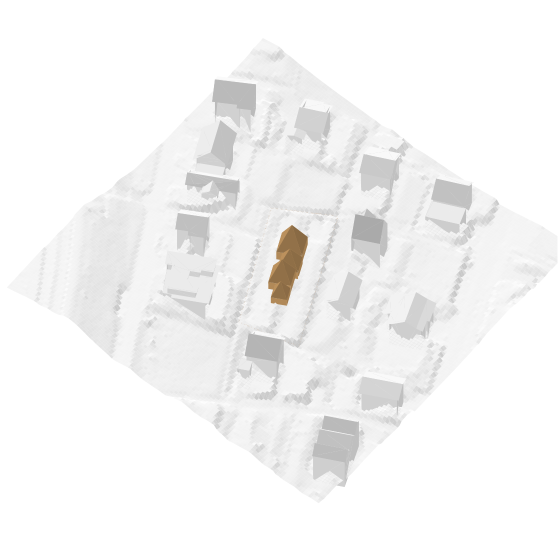
#> input picture render-scratch/2623/situation_schraeg/2623_OBR_variante_R_axo.png, 1120 x 1120 px, found by its file name (shown at 1/2 size)
$ python compose_schraeg.py
#> lines starting #> are read from the running program, lines starting #| are printed output that depends on the picture
#> `c = Image.new('RGB', (W, H), WHITE)`: c: PIL image 1702x900 RGB; every value is 255
#!/usr/bin/env python3
# -*- coding: utf-8 -*-
from PIL import Image, ImageDraw, ImageFont, ImageChops
from pathlib import Path

R = Path("/Volumes/daten/jans-ai-hub/render-scratch/2623/situation_schraeg/render")
OUT = Path("/Volumes/daten/jans-ai-hub/render-scratch/2623/2623_Variante_Schraegdach_Oberrieden.png")
W, H = 1702, 900
WHITE=(255,255,255); INK=(40,40,40); GREY=(110,110,110); ROT=(150,33,51)

def font(sz, bold=False):
#> called with sz = 27, bold = True
    for c in (["/System/Library/Fonts/Supplemental/Arial Bold.ttf"] if bold else ["/System/Library/Fonts/Supplemental/Arial.ttf"]) + ["/System/Library/Fonts/Helvetica.ttc"]:
        try: return ImageFont.truetype(c, sz)
        except Exception: pass
    return ImageFont.load_default()

def trim(im, pad=14):
    rgb=im.convert("RGB"); bg=Image.new("RGB",rgb.size,WHITE)
    bb=ImageChops.difference(rgb,bg).getbbox()
    if not bb: return rgb
    l,t,r,b=bb
    return rgb.crop((max(0,l-pad),max(0,t-pad),min(rgb.width,r+pad),min(rgb.height,b+pad)))

def fit(im,bw,bh):
    s=min(bw/im.width,bh/im.height)
    return im.resize((int(im.width*s),int(im.height*s)),Image.LANCZOS)

c=Image.new("RGB",(W,H),WHITE); d=ImageDraw.Draw(c)
d.text((40,24),"2623 Oberrieden · Parzelle 4100 · Variante Schrägdach (Konzept)",font=font(27,True),fill=INK)
d.text((40,62),"Cluster steiler Walmdach-Pavillons, monochrom in Karminrot · Hausarchetyp modern abstrahiert nach Referenz «89° Komorow»",font=font(19),fill=GREY)
d.text((40,86),"4 Pavillons · Dachneigung ~64–66° · Footprint ~220 m² · giebelseitige Fassadenhöhe bis 13.0 m zulässig (BO Oberrieden, Variante Schrägdach)",font=font(19),fill=GREY)
# Farbtupfer
d.rectangle((40,118,66,140),fill=ROT)
d.text((74,118),"Referenzfarbe Karminrot",font=font(17),fill=GREY)

top=158
labels=["Axonometrie — Übersicht","Vogelschau — Cluster im Kontext"]
srcs=[trim(Image.open(R/"2623_OBR_variante_R_axo.png")),trim(Image.open(R/"2623_OBR_variante_R_axo2.png"))]
#> in trim, `bg = Image.new('RGB', rgb.size, WHITE)`: bg: PIL image 1120x1120 RGB; every value is 255
#> in trim, `bb=ImageChops.difference(rgb,bg).getbbox()`: bb = (13, 76, 1115, 1007)
#> in trim, `l,t,r,b=bb`: l = 13; t = 76; r = 1115; b = 1007
#> in trim, `return rgb.crop((max(0,l-pad),max(0,t-pad),min(rgb.width,r+pad),min(rg..`:
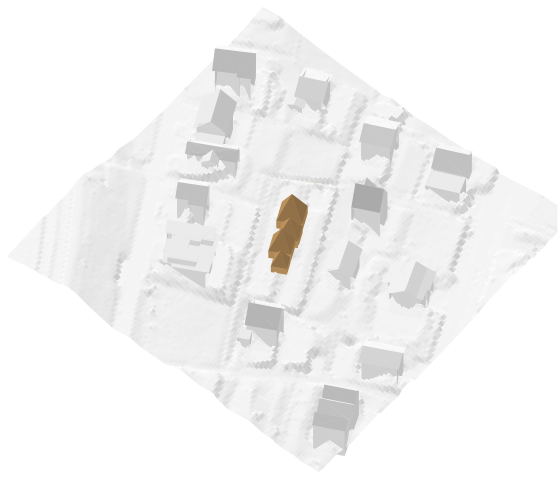
#> returned value: PIL image 1120x959 RGB (shown at 1/2 size); mean R, G, B 243.4, 243.2, 242.9
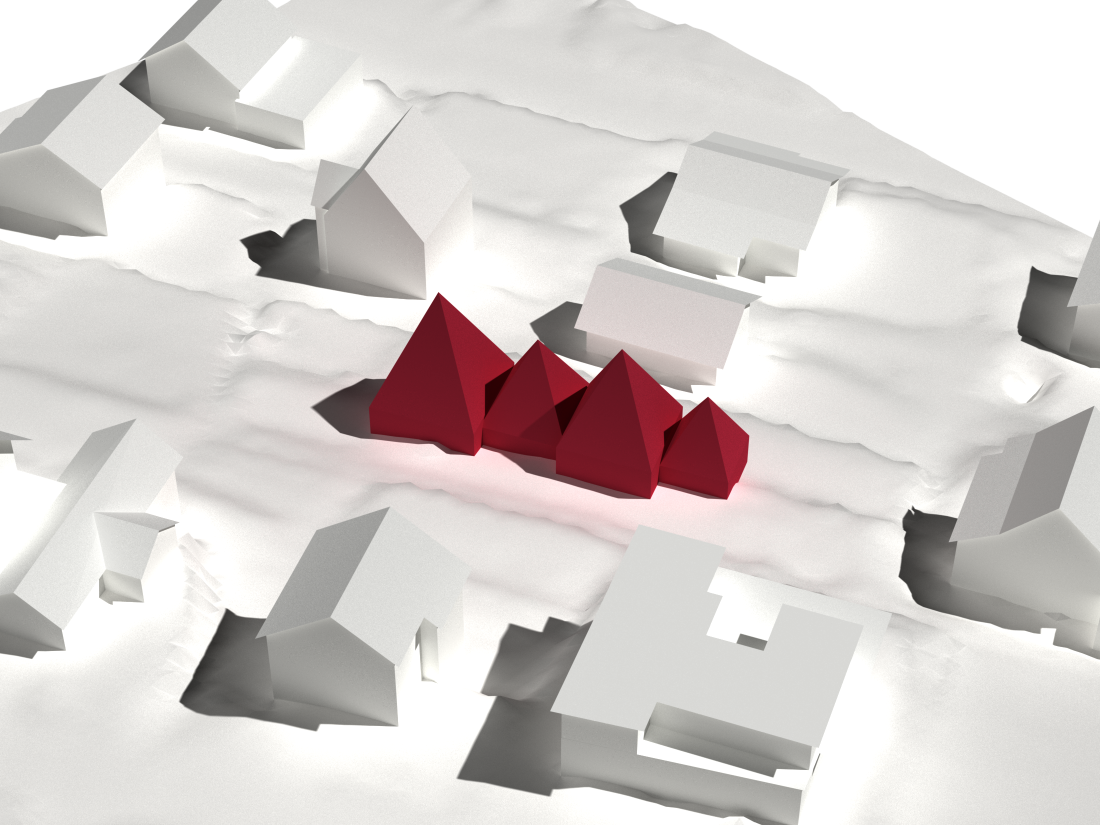
#> input picture render-scratch/2623/situation_schraeg/render/2623_OBR_variante_R_axo2.png, 2200 x 1650 px, found by its file name (shown at 1/2 size)
#> in trim, rgb is the input picture: PIL image 2200x1650 RGB; mean R, G, B 213.3, 207.3, 205.2
#> in trim (call 2), `bg = Image.new('RGB', rgb.size, WHITE)`: bg: PIL image 2200x1650 RGB; every value is 255
gap=34; pw=(W-2*40-gap)//2; ph=H-top-30
for i,(im,lbl) in enumerate(zip(srcs,labels)):
    px=40+i*(pw+gap)
    d.text((px+4,top),lbl,font=font(22,True),fill=INK)
    f=fit(im,pw,ph-36)
    c.paste(f,(px+(pw-f.width)//2, top+36+(ph-36-f.height)//2))
#> this loop made 2 passes
#> (lbl, px, s in fit) on passes 1 to 2: ('Axonometrie — Übersicht', 40, 0.705), ('Vogelschau — Cluster im Kontext', 868, 0.361)
#> pass 1, `f=fit(im,pw,ph-36)`:
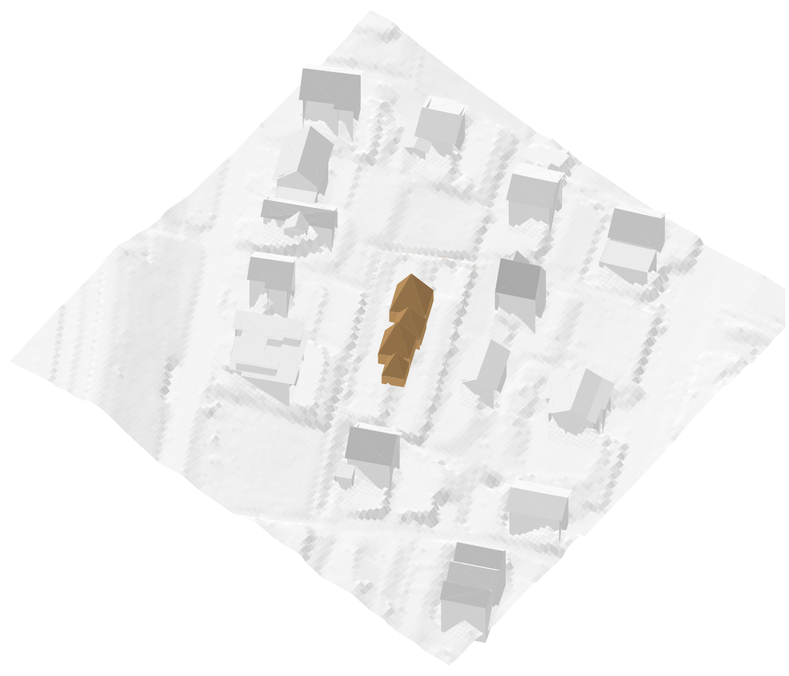
#> f: PIL image 789x676 RGB; mean R, G, B 243.4, 243.2, 242.9
#> pass 2, `f=fit(im,pw,ph-36)`:
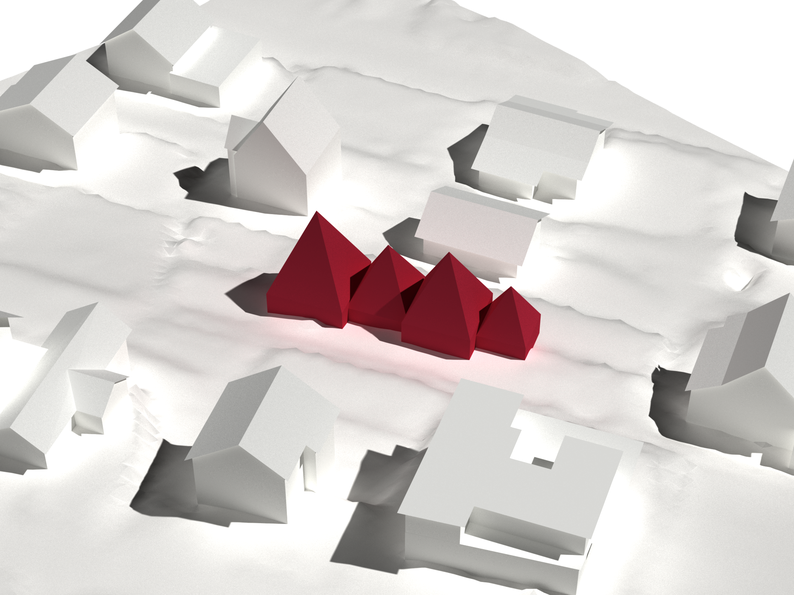
#> f: PIL image 794x595 RGB; mean R, G, B 213.2, 207.2, 205.2
#> after the loop:
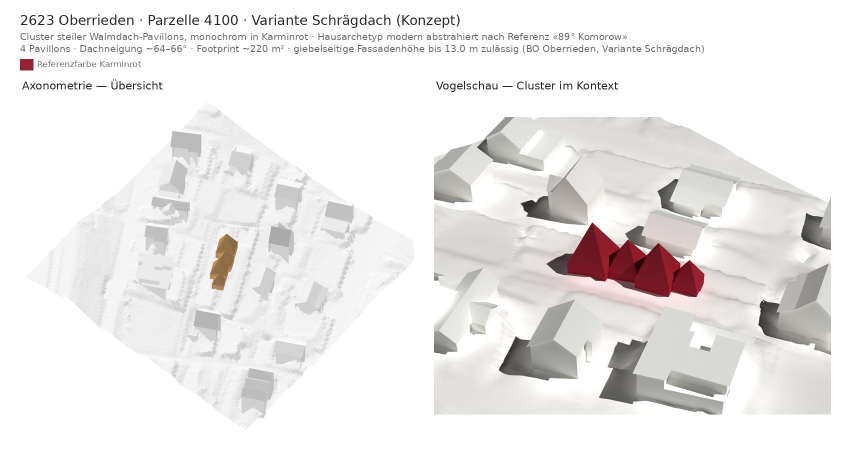
#> c: PIL image 1702x900 RGB (shown at 1/2 size); mean R, G, B 236, 234, 233.3
c.save(OUT,"PNG"); print("OK:",OUT,c.size)
#| OK: /Volumes/daten/jans-ai-hub/render-scratch/2623/2623_Variante_Schraegdach_Oberrieden.png (1702, 900)
